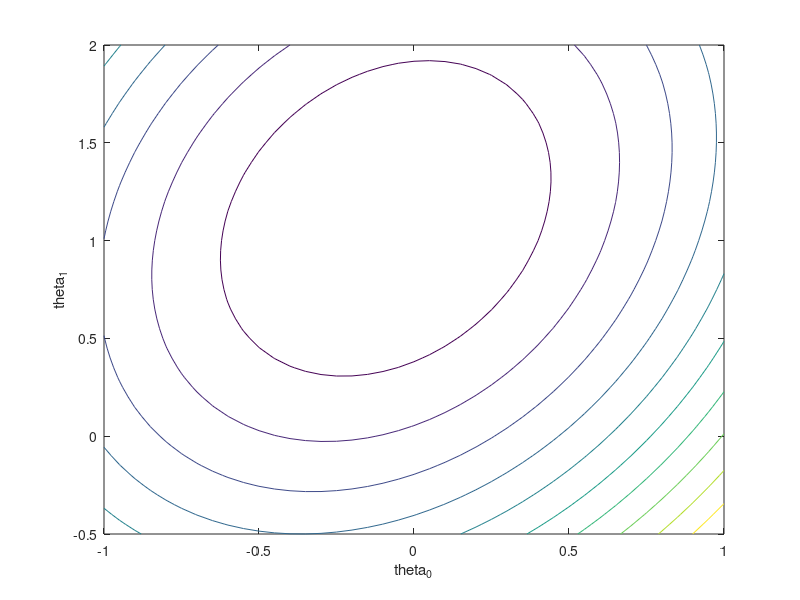
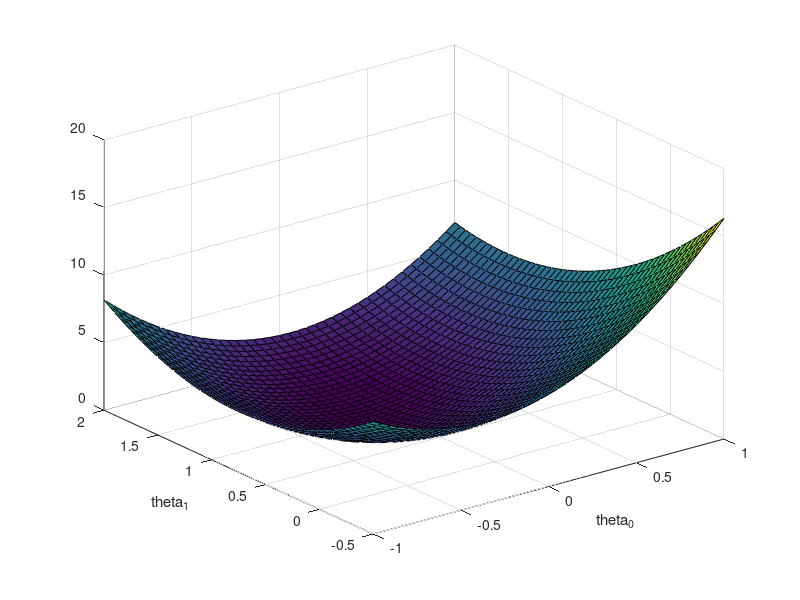

MATLAB code to generate these figures, in order: (Note: this script raises an error after producing the figures.)
#!/usr/bin/octave-cli --persist

# --------------------------------------------------------------------
# Interactive mode, showing the contours and the corresponding line
#
# WITH NORMALIZATION AND DATA CENTERING
#
# Implementation of J and gradJ for the general linear case
# --------------------------------------------------------------------

pkg load optim;

# Data stored each sample in a row, where the last row is the label
D=load("escazu.dat");

# Construct the design matrix with the original data
Xo=[ones(rows(D),1),D(:,1)];

# The outputs vector with the original data
Yo=D(:,4);

# The slope for the data normalization
minArea = min(Xo(:,2));
maxArea = max(Xo(:,2));
mx = 2/(maxArea-minArea);
bx = 1-mx*maxArea;

NM=[1 bx; 0 mx];
X=Xo*NM; # Normalized data to interval -1 to 1

# Normalize also the output
minPrice=min(Yo);
maxPrice=max(Yo);
my = 2/(maxPrice-minPrice);
by = 1-my*maxPrice;

Y = my*Yo + by;

# For the inverse mapping we need these:
imy = 1/my;
iby = -by/my;

# Objective function of the parameters theta, requires also the data A
# First create a matrix without the square, where the j-column has
# theta_0 + theta_1*x_1^(j)-y^(j).  Then, square all elements of that matrix
# and finally add up all elements in each row
function res=J(theta,X,Y)
  D=(X*theta'-Y*ones(1,rows(theta)));
  res=0.5*sum(D.*D,1)';
endfunction;

# Gradient of J.
# Analytical solution.
#
# Here assuming that theta has two components only
# For each theta pair (assumed in a row of the theta matrix) it will
# compute also a row with the gradient: the first column is the partial
# derivative w.r.t theta_0 and the second w.r.t theta_1
function res=gradJ(theta,X,Y)
  res=(X'*(X*theta'-Y*ones(1,rows(theta))))';
endfunction;

# Gradient of J.
# Numerical solution.
#
# Here assuming that theta has two components only
# For each theta pair (assumed in a row of the theta matrix) it will
# compute also a row with the gradient: the first column is the partial
# derivative w.r.t theta_0 and the second w.r.t theta_1
function resn=gradJn(theta,X,Y)
  # Centered derivatives
  delta=1e-2;
  dx=delta*600;
  dy=delta*2;

  Jtx=(J(theta+ones(rows(theta),1)*[dx,0],X,Y)-J(theta-ones(rows(theta),1)*[dx,0],X,Y))/(2*dx);
  Jty=(J(theta+ones(rows(theta),1)*[0,dy],X,Y)-J(theta-ones(rows(theta),1)*[0,dy],X,Y))/(2*dy);
  
  resn=[Jtx,Jty];
endfunction

# Select the grid to plot the contours and gradients
th0=-1:0.05:1;
th1=-0.5:0.05:2;
[tt0,tt1] = meshgrid(th0,th1);

theta=[tt0(:) tt1(:)];
jj=reshape(J(theta,X,Y),size(tt0));

# Precompute the gradient for the chosen grid
g=gradJ(theta,X,Y);
gjx=reshape(g(:,1),size(tt0));
gjy=reshape(g(:,2),size(tt1));

## show the surface
figure(3);
hold off;
surf(tt0,tt1,jj);
xlabel("theta_0");
ylabel("theta_1");

# plot the contours in 2D
figure(1);
hold off;

contour(tt0,tt1,jj);
xlabel("theta_0");
ylabel("theta_1");

# Learning rate
alpha = 0.05;


while(1)
  hold on;
 
  printf("Click on countours to set a starting point\n");
  fflush(stdout);

  figure(1);

  # Wait for mouse click and get the point (t0,t1) in the plot coordinate sys.
  [t0,t1,buttons] = ginput(1);
  t=[t0,t1];
  gt=gradJ(t,X,Y);

  # Clean the previous plot 
  hold off;

  # Paint first the contour lines
  contour(tt0,tt1,jj);
  hold on;

  # Add the gradient
  quiver(tt0,tt1,gjx,gjy,0.7);

  xlabel("theta0");
  ylabel("theta1");
 
  # Print some information on the clicked starting point
  printf("J(%g,%g)=%g\n",t0,t1,J(t,X,Y));
  printf("  GradJ(%g,%g)=[%g,%g]\n",t0,t1,gt(1),gt(2));
  fflush(stdout);

  # Show the clicked point
  plot([t0],[t1],"*r");

  # Perform the gradient descent
  ts=t; # sequence of t's

  for i=[1:100] # max 100 iterations
    tc = ts(rows(ts),:); # Current position 
    gn = gradJ(tc,X,Y);  # Gradient at current position
    tn = tc - alpha * gn;# Next position
    ts = [ts;tn];

    if (norm(tc-tn)<0.001) break; endif;
  endfor

  # Draw the trajectory
  plot(ts(:,1),ts(:,2),"k-");
  plot(ts(:,1),ts(:,2),"ob");

  # Paint on a second figure the corresponding line
  figure(2);
  hold off;
  plot(Xo(:,2),Yo,"*b");
  hold on;
  
  # The line back in the samples
  areas=linspace(min(Xo(:,2)),max(Xo(:,2)),5);

  # We have to de-normalize the normalized estimation
  prices=t1*imy*mx*areas + (imy*t1*bx + imy*t0+iby);
  plot(areas,prices,'k',"linewidth",3);

  # and now with the intermediate versions
  for (i=[2:rows(ts)])
    u0=ts(i,1);
    u1=ts(i,2);
    
    prices=u1*imy*mx*areas + (imy*u1*bx + imy*u0+iby);
    plot(areas,prices,'r',"linewidth",1);
  endfor;
  plot(areas,prices,'g',"linewidth",3);

  
  axis([minArea maxArea minPrice maxPrice]);  
endwhile;
